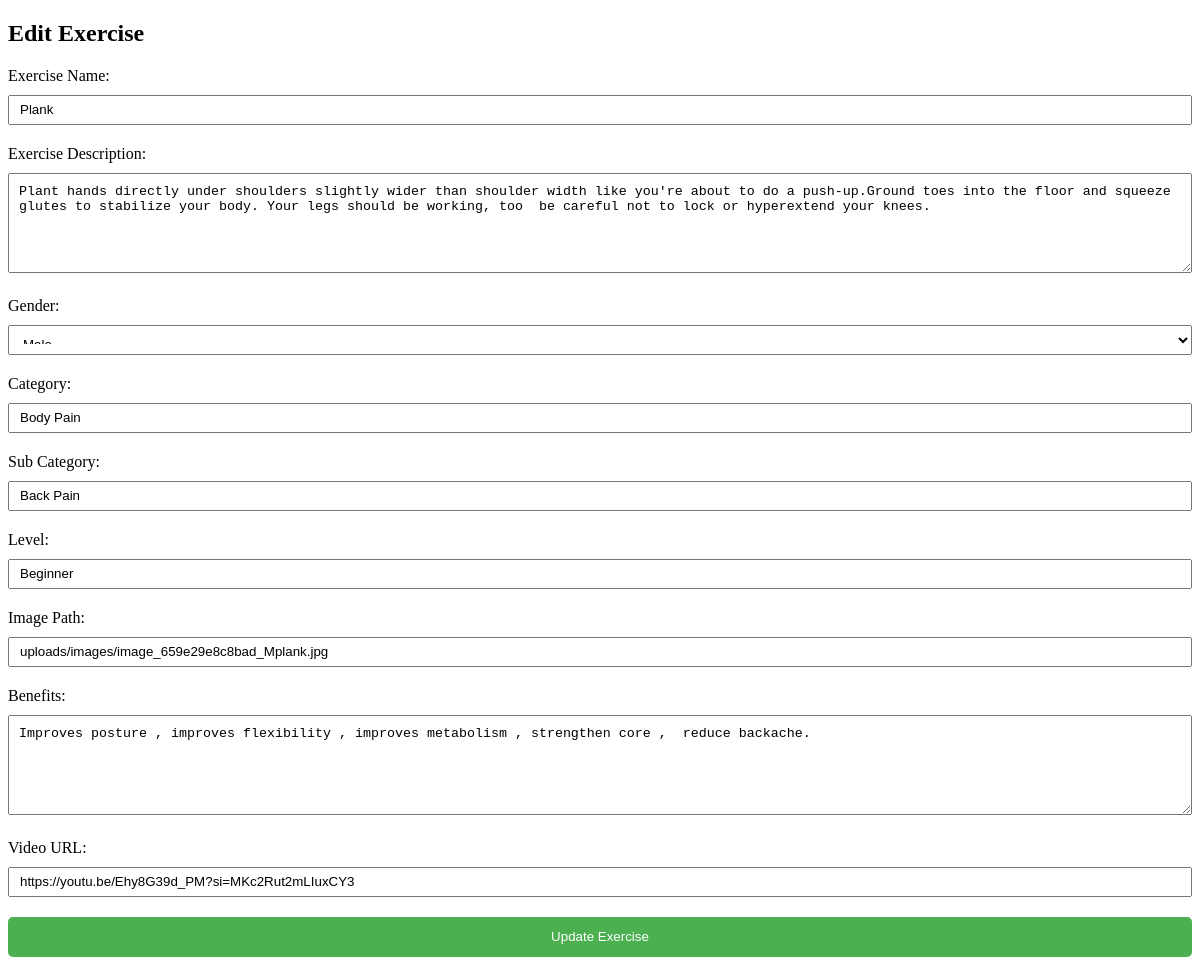
The page /admin/editexercise.php?id=9 on the database its author committed.
### tables this page shows
CREATE TABLE `exercises` (
  `id` int(11) NOT NULL,
  `exerciseName` varchar(255) NOT NULL,
  `exerciseDescription` text NOT NULL,
  `gender` varchar(50) NOT NULL,
  `category` varchar(50) NOT NULL,
  `subCategory` varchar(50) NOT NULL,
  `level` varchar(50) NOT NULL,
  `imagePath` varchar(255) DEFAULT NULL,
  `benefits` text DEFAULT NULL,
  `video_url` varchar(255) DEFAULT NULL
);

### admin/editexercise.php (the view, shortened to what this page needs)
<?php
include_once($_SERVER['DOCUMENT_ROOT'].'/sgpproject/sgpproject/conn.php');
$exerciseId = $_GET['id'];
$sql = "SELECT * FROM exercises WHERE id = '$exerciseId'";
$result = $con->query($sql);
if ($result->num_rows > 0) {
    $exerciseData = $result->fetch_assoc();
} else {
    echo "Exercise not found";
    exit;
}
?>
<!DOCTYPE html>
<html>
<head>
</head>
<body>
    <h2>Edit Exercise</h2>
    <form action="" method="post">
        <label for="exerciseName">Exercise Name:</label>
        <input type="text" id="exerciseName" name="exerciseName" value="<?php echo $exerciseData['exerciseName']; ?>" required>
        <label for="exerciseDescription">Exercise Description:</label>
        <textarea id="exerciseDescription" name="exerciseDescription" required><?php echo $exerciseData['exerciseDescription']; ?></textarea>
        <label for="gender">Gender:</label>
        <select id="gender" name="gender" required>
            <option value="<?php echo $exerciseData['gender']; ?>"><?php echo $exerciseData['gender']; ?></option>
        </select>
        <label for="category">Category:</label>
        <input type="text" id="category" name="category" value="<?php echo $exerciseData['category']; ?>" required>
        <label for="subCategory">Sub Category:</label>
        <input type="text" id="subCategory" name="subCategory" value="<?php echo $exerciseData['subCategory']; ?>" required>
        <label for="level">Level:</label>
        <input type="text" id="level" name="level" value="<?php echo $exerciseData['level']; ?>" required>
        <label for="imagePath">Image Path:</label>
        <input type="text" id="imagePath" name="imagePath" value="<?php echo $exerciseData['imagePath']; ?>" required>
        <label for="benefits">Benefits:</label>
        <textarea id="benefits" name="benefits" required><?php echo $exerciseData['benefits']; ?></textarea>
        <label for="videoUrl">Video URL:</label>
        <input type="text" id="videoUrl" name="videoUrl" value="<?php echo $exerciseData['video_url']; ?>" required>
        <button type="submit">Update Exercise</button>
    </form>
</body>
</html>

### admin/editexercise.php (style rules this page uses)
label { display: block; margin-bottom: 10px; }
input, textarea, select { width: 100%; height: 30px; margin-bottom: 20px; padding: 10px; box-sizing: border-box; }
textarea { height: 100px; }
button[type="submit"] { width: 100%; height: 40px; background-color: #4CAF50; color: #fff; padding: 10px; border: none; border-radius: 5px; cursor: pointer; }

### rows shown on the page
exercises: exerciseName "Plank", exerciseDescription "Plant hands directly under shoulders slightly wider than shoulder width like you're about to do a push-up.Ground toes into the floor and squeeze glutes to stabilize your body. Your legs should be working, too be careful not to lock or hyperextend your knees.", gender "Male", category "Body Pain", subCategory "Back Pain", level "Beginner", imagePath "uploads/images/image_659e29e8c8bad_Mplank.jpg", benefits "Improves posture , improves flexibility , improves metabolism , strengthen core , reduce backache.", videoUrl "https://youtu.be/Ehy8G39d_PM?si=MKc2Rut2mLIuxCY3"
